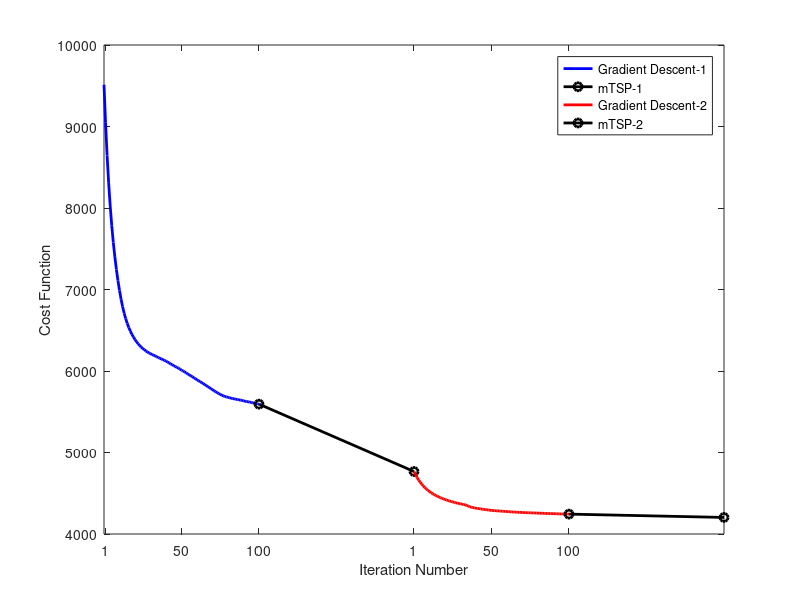

Here is the MATLAB script that generated this plot:

 h1=1e3*[    9.5116
    9.0450
    8.6449
    8.3084
    8.0238
    7.7824
    7.5761
    7.3996
    7.2449
    7.1090
    6.9887
    6.8812
    6.7890
    6.7093
    6.6424
    6.5833
    6.5324
    6.4891
    6.4497
    6.4165
    6.3845
    6.3585
    6.3339
    6.3132
    6.2941
    6.2754
    6.2612
    6.2465
    6.2332
    6.2222
    6.2120
    6.2022
    6.1938
    6.1851
    6.1753
    6.1654
    6.1572
    6.1480
    6.1387
    6.1301
    6.1212
    6.1103
    6.0980
    6.0870
    6.0762
    6.0652
    6.0542
    6.0444
    6.0350
    6.0237
    6.0111
    6.0003
    5.9890
    5.9762
    5.9647
    5.9521
    5.9411
    5.9294
    5.9163
    5.9041
    5.8922
    5.8803
    5.8694
    5.8570
    5.8449
    5.8330
    5.8194
    5.8078
    5.7958
    5.7816
    5.7713
    5.7575
    5.7461
    5.7344
    5.7228
    5.7129
    5.7039
    5.6946
    5.6878
    5.6820
    5.6774
    5.6721
    5.6660
    5.6626
    5.6584
    5.6540
    5.6505
    5.6464
    5.6428
    5.6401
    5.6338
    5.6293
    5.6259
    5.6221
    5.6188
    5.6152
    5.6091
    5.6048
    5.6005
    5.5971
    5.5934]';
h2=1e3*[      4.7669
    4.7277
    4.6926
    4.6619
    4.6349
    4.6109
    4.5893
    4.5695
    4.5517
    4.5356
    4.5210
    4.5071
    4.4947
    4.4834
    4.4728
    4.4636
    4.4547
    4.4458
    4.4379
    4.4311
    4.4234
    4.4168
    4.4105
    4.4044
    4.3988
    4.3934
    4.3884
    4.3831
    4.3783
    4.3740
    4.3702
    4.3665
    4.3624
    4.3574
    4.3514
    4.3427
    4.3340
    4.3279
    4.3240
    4.3202
    4.3166
    4.3136
    4.3107
    4.3077
    4.3049
    4.3020
    4.2994
    4.2966
    4.2944
    4.2921
    4.2901
    4.2881
    4.2865
    4.2850
    4.2836
    4.2823
    4.2808
    4.2792
    4.2780
    4.2767
    4.2754
    4.2742
    4.2729
    4.2715
    4.2703
    4.2689
    4.2678
    4.2666
    4.2656
    4.2648
    4.2640
    4.2631
    4.2622
    4.2613
    4.2605
    4.2598
    4.2591
    4.2584
    4.2577
    4.2570
    4.2563
    4.2554
    4.2545
    4.2537
    4.2530
    4.2521
    4.2514
    4.2509
    4.2504
    4.2499
    4.2494
    4.2489
    4.2484
    4.2471
    4.2466
    4.2460
    4.2455
    4.2451
    4.2448
    4.2444
    4.2441]';

h3=1e3*[4.2033];

plot(0:100,h1,'b','linewidth',2);
hold on;
plot([100,200],[h1(end),h2(1)],'k-o','linewidth',2);
hold on;
plot(200:300,h2,'r','linewidth',2);
hold on;
plot([300,400],[h2(end),h3(1)],'k-o','linewidth',2);
hold on;
% plot(400:500,h3,'g','linewidth',2);
% hold on;
% title 'Cost Function for Waypoint Control using Gradient Descent and mTSP Algorithms';
xlabel 'Iteration Number';
ylabel 'Cost Function';
legend ('Gradient Descent-1','mTSP-1','Gradient Descent-2','mTSP-2');
set(gca,'xtick',[1,50,100,200,250,300], 'xticklabel',{'1','50','100','1','50','100'});